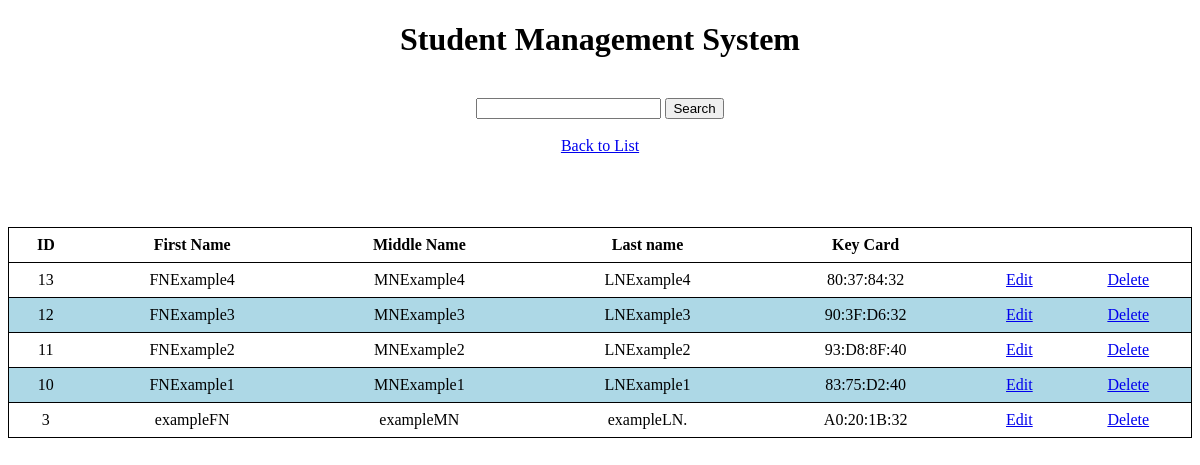
Screenshot of /Web/school_management/resultuserlist.php with the database file from the repository.
### tables this page shows
CREATE TABLE `student_users` (
  `id` int(11) NOT NULL,
  `firstName` varchar(255) NOT NULL,
  `middleName` varchar(255) NOT NULL,
  `lastName` varchar(255) NOT NULL,
  `keyCard` varchar(11) NOT NULL
);

### Web/school_management/resultuserlist.php (the view, shortened to what this page needs)
<?php
    $con = connection();
    $search = $_GET['searchuserlist'];
    $sql = "SELECT * FROM student_users Where firstName LIKE '%$search%' || middleName like '%$search%' || lastName like '%$search%' ORDER BY id DESC";
    $students = $con->query($sql) or die($connection->error);
    $row = $students->fetch_assoc();
?>
<!DOCTYPE html>
<html lang="en">
    <head>
        <link rel = "stylesheet" href = "css/style.css">
    </head>
    <body>
        <center>
            <h1>
                Student Management System
            </h1>
            <br>
                <form action = "resultuserlist.php" method = "get">
                    <input type = "text" name = "searchuserlist" id = "searchuserlist">
                    <button type = "submit">
                        Search
                    </button>
                </form>
            <br>
            <a href="userlist.php">
                Back to List
            </a>
            <br>
            <br>
            <br>
            <br>
            <br>
            <thead>
                <table>
                    <tr>
                        <th>
                            ID
                        </th>
                        <th>
                            First Name
                        </th>
                        <th>
                            Middle Name
                        </th>
                        <th>
                            Last name
                        </th>
                        <th>
                            Key Card
                        </th>
                        <th>
                        </th>
                        <th>
                        </th>
                    </tr>
                <tbody>
                    <?php do{?>
                        <tr>
                            <td>
                                <?php echo $row['id'];?>
                            </td>
                            <td>
                                <?php echo $row['firstName'];?>
                            </td>
                            <td>
                                <?php echo $row['middleName'];?>
                            </td>
                            <td>
                                <?php echo $row['lastName'];?>
                            </td>
                            <td>
                                <?php echo $row['keyCard'];?>
                            </td>
                            <td>
                                <a class="<?php echo $enabler;?>" href="edit.php?ID=<?php echo $row['id'];?>" >
                                    Edit
                                </a>
                            </td>
                            <td>
                                <a class="<?php echo $enabler;?>" href="delete.php?ID=<?php echo $row['id'];?>" >
                                    Delete
                                </a>
                            </td>
                        </tr>
                    <?php }while($row = $students->fetch_assoc()); ?>
                </tbody>
                </table>
            </thead>
        </center>
    </body>
</html>

### Web/school_management/css/style.css (style rules this page uses)
table { border: 1px solid black; border-collapse:collapse; width: 100%; }
th,td { text-align: center; padding: 8px; border-bottom: 1px solid black; }
tr:nth-child(even) { background-color: lightblue; }

### rows the page displays
student_users: id "13", firstName "FNExample4", middleName "MNExample4", lastName "LNExample4", keyCard "80:37:84:32"
student_users: id "12", firstName "FNExample3", middleName "MNExample3", lastName "LNExample3", keyCard "90:3F:D6:32"
student_users: id "11", firstName "FNExample2", middleName "MNExample2", lastName "LNExample2", keyCard "93:D8:8F:40"
student_users: id "10", firstName "FNExample1", middleName "MNExample1", lastName "LNExample1", keyCard "83:75:D2:40"
student_users: id "3", firstName "exampleFN", middleName "exampleMN", lastName "exampleLN.", keyCard "A0:20:1B:32"
